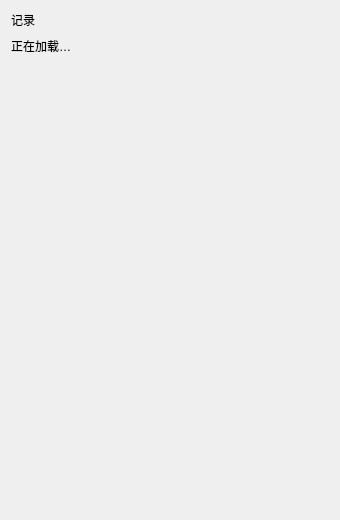
<?xml version="1.0" encoding="UTF-8"?>
<ui version="4.0">
 <class>RecordListDialog</class>
 <widget class="QDialog" name="RecordListDialog">
  <property name="windowTitle">
   <string>记录</string>
  </property>
  <property name="minimumSize">
   <size>
    <width>340</width>
    <height>520</height>
   </size>
  </property>
  <layout class="QVBoxLayout" name="verticalLayout" stretch="0,0,1">
   <property name="spacing">
    <number>8</number>
   </property>
   <item>
    <widget class="QLabel" name="titleLabel">
     <property name="text">
      <string>记录</string>
     </property>
    </widget>
   </item>
   <item>
    <widget class="QLabel" name="hintLabel">
     <property name="text">
      <string>正在加载…</string>
     </property>
     <property name="wordWrap">
      <bool>true</bool>
     </property>
    </widget>
   </item>
   <item>
    <widget class="QScrollArea" name="scrollArea">
     <property name="frameShape">
      <enum>QFrame::NoFrame</enum>
     </property>
     <property name="widgetResizable">
      <bool>true</bool>
     </property>
     <widget class="QWidget" name="listHost">
      <layout class="QVBoxLayout" name="listLayout">
       <property name="spacing">
        <number>8</number>
       </property>
       <property name="leftMargin">
        <number>0</number>
       </property>
       <property name="topMargin">
        <number>0</number>
       </property>
       <property name="rightMargin">
        <number>0</number>
       </property>
       <property name="bottomMargin">
        <number>0</number>
       </property>
       <item>
        <spacer name="listStretch">
         <property name="orientation">
          <enum>Qt::Vertical</enum>
         </property>
         <property name="sizeHint" stdset="0">
          <size>
           <width>20</width>
           <height>20</height>
          </size>
         </property>
        </spacer>
       </item>
      </layout>
     </widget>
    </widget>
   </item>
  </layout>
 </widget>
 <resources/>
 <connections/>
</ui>
